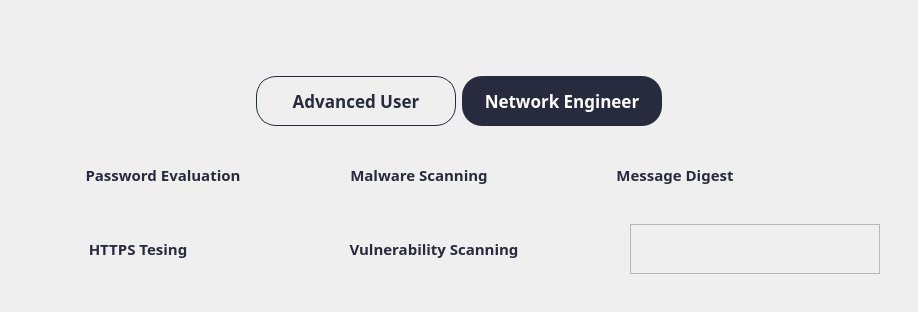
      <widget class="QWidget" name="mainpage">
       <layout class="QHBoxLayout" name="horizontalLayout_7">
        <item alignment="Qt::AlignTop">
         <widget class="QWidget" name="widget_9" native="true">
          <layout class="QVBoxLayout" name="verticalLayout_4">
           <property name="spacing">
            <number>30</number>
           </property>
           <item>
            <widget class="QWidget" name="widget_105" native="true">
             <layout class="QVBoxLayout" name="verticalLayout_43">
              <item alignment="Qt::AlignHCenter">
               <widget class="QWidget" name="widget_12" native="true">
                <layout class="QVBoxLayout" name="verticalLayout_6">
                 <item alignment="Qt::AlignHCenter|Qt::AlignVCenter">
                  <widget class="QLabel" name="image_mainpage">
                   <property name="minimumSize">
                    <size>
                     <width>500</width>
                     <height>0</height>
                    </size>
                   </property>
                   <property name="maximumSize">
                    <size>
                     <width>1000</width>
                     <height>16777215</height>
                    </size>
                   </property>
                   <property name="text">
                    <string/>
                   </property>
                   <property name="pixmap">
                    <pixmap>../images/main.png</pixmap>
                   </property>
                  </widget>
                 </item>
                </layout>
               </widget>
              </item>
              <item alignment="Qt::AlignHCenter">
               <widget class="QWidget" name="widget_14" native="true">
                <layout class="QHBoxLayout" name="horizontalLayout_8">
                 <item alignment="Qt::AlignHCenter">
                  <widget class="QPushButton" name="btn_advancedUserHome">
                   <property name="minimumSize">
                    <size>
                     <width>200</width>
                     <height>50</height>
                    </size>
                   </property>
                   <property name="maximumSize">
                    <size>
                     <width>200</width>
                     <height>50</height>
                    </size>
                   </property>
                   <property name="font">
                    <font>
                     <family>Bahnschrift SemiBold</family>
                     <pointsize>13</pointsize>
                     <weight>75</weight>
                     <bold>true</bold>
                    </font>
                   </property>
                   <property name="cursor">
                    <cursorShape>PointingHandCursor</cursorShape>
                   </property>
                   <property name="styleSheet">
                    <string notr="true">QPushButton {    
    border: 1px solid rgba(40,43,61,255) ;
    border-radius: 20px;
    padding: 5px 10px;
	color: rgba(40,43,61,255) ;
}

QPushButton:hover {
    background-color: ;
}
</string>
                   </property>
                   <property name="text">
                    <string>Advanced User</string>
                   </property>
                   <property name="iconSize">
                    <size>
                     <width>40</width>
                     <height>40</height>
                    </size>
                   </property>
                  </widget>
                 </item>
                 <item alignment="Qt::AlignHCenter">
                  <widget class="QPushButton" name="btn_networkUserHome">
                   <property name="minimumSize">
                    <size>
                     <width>200</width>
                     <height>50</height>
                    </size>
                   </property>
                   <property name="maximumSize">
                    <size>
                     <width>200</width>
                     <height>50</height>
                    </size>
                   </property>
                   <property name="font">
                    <font>
                     <family>Bahnschrift SemiBold</family>
                     <pointsize>13</pointsize>
                     <weight>75</weight>
                     <bold>true</bold>
                    </font>
                   </property>
                   <property name="cursor">
                    <cursorShape>PointingHandCursor</cursorShape>
                   </property>
                   <property name="styleSheet">
                    <string notr="true">QPushButton {    
	background-color: rgba(40,43,61,255);
	color: rgb(255, 255, 255);
    border-radius: 20px;
    padding: 5px 10px;
}

QPushButton:hover {
    
}
</string>
                   </property>
                   <property name="text">
                    <string>Network Engineer</string>
                   </property>
                   <property name="iconSize">
                    <size>
                     <width>40</width>
                     <height>40</height>
                    </size>
                   </property>
                  </widget>
                 </item>
                </layout>
               </widget>
              </item>
              <item alignment="Qt::AlignLeft">
               <widget class="QWidget" name="widget_101" native="true">
                <layout class="QHBoxLayout" name="horizontalLayout_28">
                 <item>
                  <widget class="QPushButton" name="show_password_2">
                   <property name="minimumSize">
                    <size>
                     <width>250</width>
                     <height>50</height>
                    </size>
                   </property>
                   <property name="maximumSize">
                    <size>
                     <width>250</width>
                     <height>50</height>
                    </size>
                   </property>
                   <property name="font">
                    <font>
                     <family>Bahnschrift SemiBold</family>
                     <pointsize>11</pointsize>
                     <weight>75</weight>
                     <bold>true</bold>
                    </font>
                   </property>
                   <property name="styleSheet">
                    <string notr="true">QPushButton {    

    border-radius: 20px;
    padding: 5px 10px;
	color: rgba(40,43,61,255) ;
}

QPushButton:hover {
    background-color: ;
}
</string>
                   </property>
                   <property name="text">
                    <string>Password Evaluation</string>
                   </property>
                   <property name="icon">
                    <iconset>
                     <normaloff>../icons/icon-password.png</normaloff>../icons/icon-password.png</iconset>
                   </property>
                   <property name="iconSize">
                    <size>
                     <width>45</width>
                     <height>45</height>
                    </size>
                   </property>
                  </widget>
                 </item>
                 <item>
                  <widget class="QPushButton" name="show_malware_2">
                   <property name="minimumSize">
                    <size>
                     <width>250</width>
                     <height>50</height>
                    </size>
                   </property>
                   <property name="maximumSize">
                    <size>
                     <width>250</width>
                     <height>50</height>
                    </size>
                   </property>
                   <property name="font">
                    <font>
                     <family>Bahnschrift SemiBold</family>
                     <pointsize>11</pointsize>
                     <weight>75</weight>
                     <bold>true</bold>
                    </font>
                   </property>
                   <property name="styleSheet">
                    <string notr="true">QPushButton {    
 
    border-radius: 20px;
    padding: 5px 10px;
	color: rgba(40,43,61,255) ;
}

QPushButton:hover {
    background-color: ;
}
</string>
                   </property>
                   <property name="text">
                    <string>Malware Scanning</string>
                   </property>
                   <property name="icon">
                    <iconset>
                     <normaloff>../icons/icon-malware.png</normaloff>../icons/icon-malware.png</iconset>
                   </property>
                   <property name="iconSize">
                    <size>
                     <width>35</width>
                     <height>35</height>
                    </size>
                   </property>
                  </widget>
                 </item>
                 <item>
                  <widget class="QPushButton" name="show_digest_2">
                   <property name="minimumSize">
                    <size>
                     <width>250</width>
                     <height>50</height>
                    </size>
                   </property>
                   <property name="maximumSize">
                    <size>
                     <width>250</width>
                     <height>50</height>
                    </size>
                   </property>
                   <property name="font">
                    <font>
                     <family>Bahnschrift SemiBold</family>
                     <pointsize>11</pointsize>
                     <weight>75</weight>
                     <bold>true</bold>
                    </font>
                   </property>
                   <property name="styleSheet">
                    <string notr="true">QPushButton {    

    border-radius: 20px;
    padding: 5px 10px;
    color: rgba(40,43,61,255) ;
}

QPushButton:hover {
    background-color: ;
}
</string>
                   </property>
                   <property name="text">
                    <string>Message Digest</string>
                   </property>
                   <property name="icon">
                    <iconset>
                     <normaloff>../icons/icon-digest.png</normaloff>../icons/icon-digest.png</iconset>
                   </property>
                   <property name="iconSize">
                    <size>
                     <width>35</width>
                     <height>35</height>
                    </size>
                   </property>
                  </widget>
                 </item>
                </layout>
               </widget>
              </item>
              <item alignment="Qt::AlignLeft">
               <widget class="QWidget" name="widget_79" native="true">
                <layout class="QHBoxLayout" name="horizontalLayout_57">
                 <item alignment="Qt::AlignLeft">
                  <widget class="QPushButton" name="show_https_3">
                   <property name="minimumSize">
                    <size>
                     <width>200</width>
                     <height>50</height>
                    </size>
                   </property>
                   <property name="maximumSize">
                    <size>
                     <width>200</width>
                     <height>50</height>
                    </size>
                   </property>
                   <property name="font">
                    <font>
                     <family>Bahnschrift SemiBold</family>
                     <pointsize>11</pointsize>
                     <weight>75</weight>
                     <bold>true</bold>
                    </font>
                   </property>
                   <property name="styleSheet">
                    <string notr="true">QPushButton {    

    border-radius: 20px;
    padding: 5px 10px;
	color: rgba(40,43,61,255) ;
}

QPushButton:hover {
    background-color: ;
}
</string>
                   </property>
                   <property name="text">
                    <string>HTTPS Tesing</string>
                   </property>
                   <property name="icon">
                    <iconset>
                     <normaloff>../icons/icon-hsts.png</normaloff>../icons/icon-hsts.png</iconset>
                   </property>
                   <property name="iconSize">
                    <size>
                     <width>35</width>
                     <height>35</height>
                    </size>
                   </property>
                  </widget>
                 </item>
                 <item>
                  <widget class="QPushButton" name="show_vulner_3">
                   <property name="minimumSize">
                    <size>
                     <width>380</width>
                     <height>50</height>
                    </size>
                   </property>
                   <property name="maximumSize">
                    <size>
                     <width>380</width>
                     <height>50</height>
                    </size>
                   </property>
                   <property name="font">
                    <font>
                     <family>Bahnschrift SemiBold</family>
                     <pointsize>11</pointsize>
                     <weight>75</weight>
                     <bold>true</bold>
                    </font>
                   </property>
                   <property name="styleSheet">
                    <string notr="true">QPushButton {    

    border-radius: 20px;
    padding: 5px 10px;
	color: rgba(40,43,61,255) ;
}

QPushButton:hover {
    background-color: ;
}
</string>
                   </property>
                   <property name="text">
                    <string>Vulnerability Scanning</string>
                   </property>
                   <property name="icon">
                    <iconset>
                     <normaloff>../icons/icon-vulner.png</normaloff>../icons/icon-vulner.png</iconset>
                   </property>
                   <property name="iconSize">
                    <size>
                     <width>35</width>
                     <height>45</height>
                    </size>
                   </property>
                  </widget>
                 </item>
                 <item>
                  <widget class="QFrame" name="frame_4">
                   <property name="minimumSize">
                    <size>
                     <width>250</width>
                     <height>50</height>
                    </size>
                   </property>
                   <property name="maximumSize">
                    <size>
                     <width>250</width>
                     <height>50</height>
                    </size>
                   </property>
                   <property name="frameShape">
                    <enum>QFrame::StyledPanel</enum>
                   </property>
                   <property name="frameShadow">
                    <enum>QFrame::Raised</enum>
                   </property>
                  </widget>
                 </item>
                </layout>
               </widget>
              </item>
             </layout>
            </widget>
           </item>
          </layout>
         </widget>
        </item>
       </layout>
      </widget>
